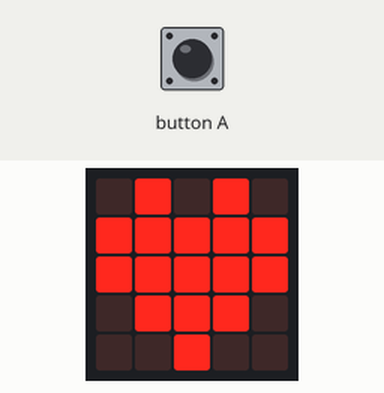
This program was run on a simulated BBC micro:bit running MicroPython. Shown: the board's 5×5 LED display. Inputs (shaded band) come from the test bench.

Above: at 1.2 s.
1.3 s: button A pressed for 0.15 s
At 1.9 s:
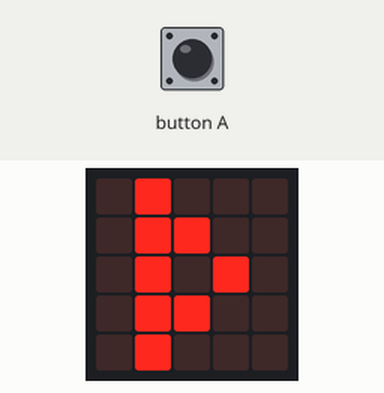
Timing chart, 0 to 4.3 s (numbered marks = the images above; inputs shaded):
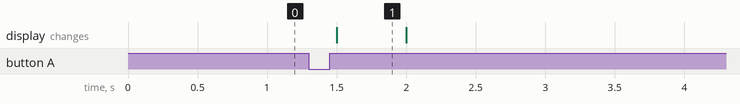

The program:

02_Images_and_animation.py
```python
# Imports go at the top
from microbit import *

# Code in a 'while True:' loop repeats forever
while True:
    display.show(Image.HEART)

    # show a play icon if you press button A
    if button_a.was_pressed():
        display.show(Image("09000:09900:09090:09900:09000"))

    sleep(500)


# Challenges
# 1) Fill in the dot in the middle of the play icon
# 2) Make a different image appear when you press the B button
# 3) Animate the play icon so it moves across the screen
```

Measured:
- after the input at 1.3 s, the display: changes after 0.20 s (image 1)
- what the display in image 1 shows lasts 0.5 s, from 1.5 s to 2.0 s
